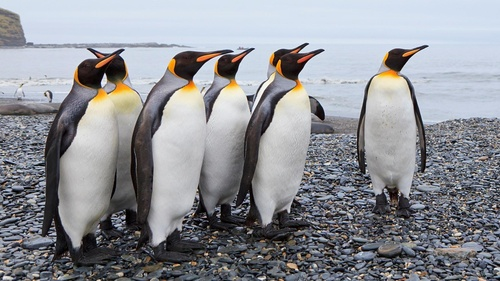
#> input picture Imagens/Pinguim_1.jpg, 500 x 281 px, shrunk from 1920 x 1080 before the run
$ python transformacao_log-Copy1.py
#> lines starting #> are read from the running program, lines starting #| are printed output that depends on the picture
import numpy as np
from PIL import Image

def transform_log( I , const):
#> called with const = 1
    logArray = I + 1
    logArray = np.log(logArray)
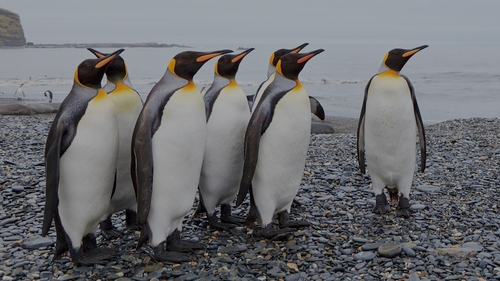
#> logArray: shape (281, 500, 3) float64; mean R, G, B 0.429, 0.433, 0.446
    logImg = Image.fromarray( np.uint8( logArray * 255 ) ).convert( "RGB" )
    logImg = Image.eval(logImg, (lambda x: x * const))
    logArray = np.array( logImg ) / 255
    #print(logArray)
    return logArray

def ler_imagem( caminho ):
    return np.array( Image.open( caminho ) ) / 255

def mostrar_imagem( img ):
    img_mostrar = Image.fromarray( np.uint8( img * 255 ) ).convert( "RGB" )
    img_mostrar.show()

def salvar_imagem( img, caminho, formato ):
    img_salvar = Image.fromarray( np.uint8( img * 255 ) ).convert( "RGB" )
    img_salvar.save( caminho, formato )

if __name__ == "__main__":
    imagem = ler_imagem( "Imagens/Pinguim_1.jpg" )

    imagem_log = transform_log(imagem, 1)
    imagens_juntas = np.hstack( ( imagem, imagem_log ) )
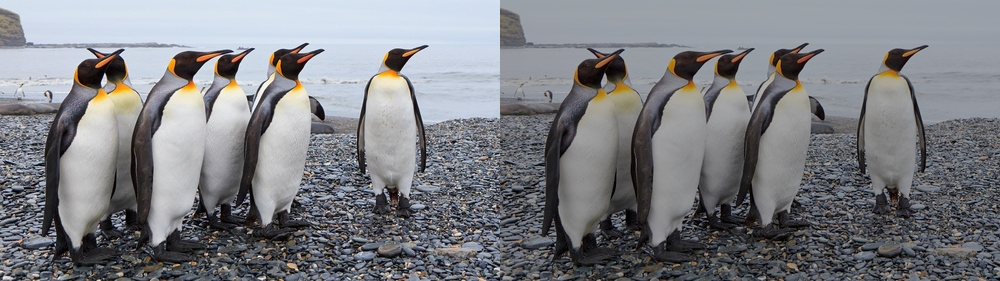
#> imagens_juntas: shape (281, 1000, 3) float64; mean R, G, B 0.493, 0.499, 0.517

    mostrar_imagem( imagens_juntas)

    salvar_imagem( imagens_juntas, "Imagens/Pinguins_normais_e_negativos.jpg", 'JPEG' )
